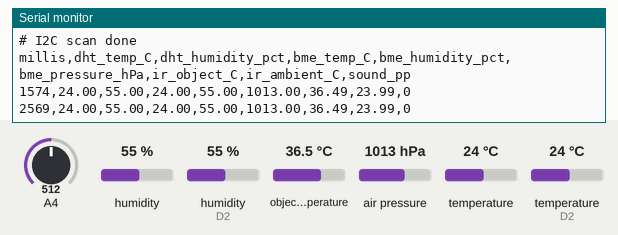
A sketch run on a simulated Arduino Zero (SAMD21). Parts: the last lines printed to the serial monitor. The inputs (shaded band) are chosen by the test bench; at power-on: humidity 55 %, humidity (sensor on D2) 55 %, object temperature 36.5 °C, temperature (sensor on D2) 24 °C, air pressure 1013 hPa, temperature 24 °C, A4 = 512 (analog values on the 0–1023 scale).

Above: at 2.7 s.
2.8 s: humidity (sensor 0) set to 22 %
At 4.1 s:
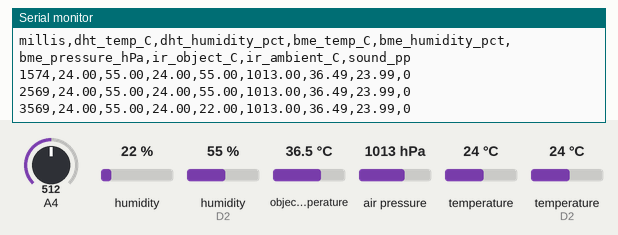
4.3 s: humidity (sensor on D2) set to 22 %
At 5.2 s:
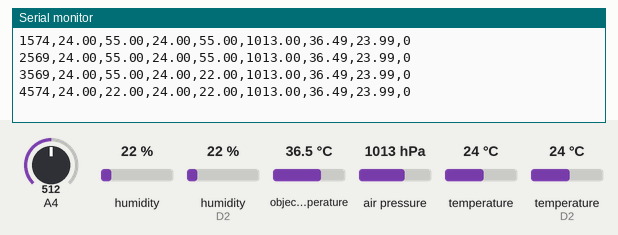
5.8 s: object temperature set to 20 °C
At 7.1 s:
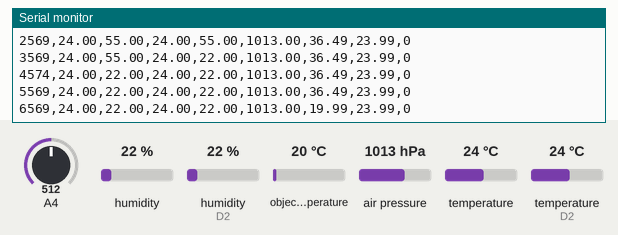
7.3 s: temperature (sensor on D2) set to 12 °C
At 8.4 s:
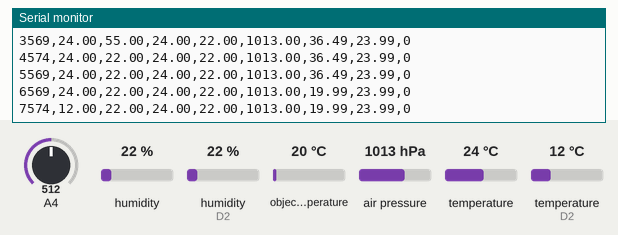
8.8 s: air pressure set to 952 hPa
At 10.0 s:
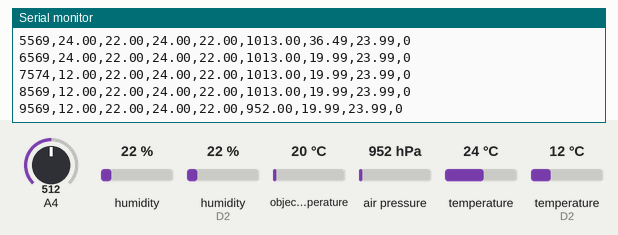
10.3 s: temperature (sensor 0) set to 12 °C
At 10.9 s:
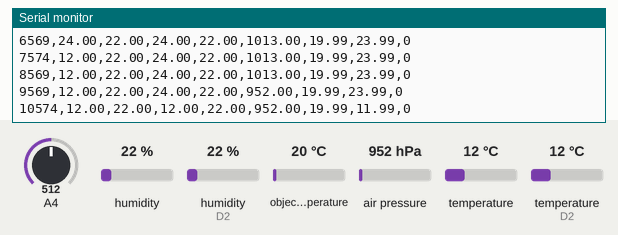
Timing chart, 0 to 12.8 s (numbered marks = the images above; inputs shaded):
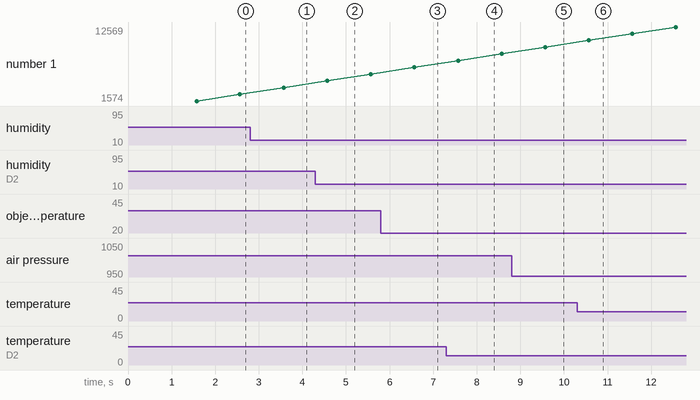

Measured:
- after the input at 2.8 s, the serial monitor: prints a new line after 0.77 s (image 1)
- after the input at 4.3 s, the serial monitor: prints a new line after 0.27 s (image 2)
- after the input at 5.8 s, the serial monitor: prints a new line after 0.77 s (image 3)
- after the input at 7.3 s, the serial monitor: prints a new line after 0.27 s (image 4)
- after the input at 8.8 s, the serial monitor: prints a new line after 0.77 s (image 5)
- after the input at 10.3 s, the serial monitor: prints a new line after 0.27 s (image 6)

The sketch:

courtside_node.ino
```cpp
#include <Arduino.h>
#include <Wire.h>
#include <Adafruit_Sensor.h>
#include <Adafruit_BME280.h>
#include <Adafruit_MLX90614.h>
#include <DHT.h>

// ---------- Pin setup ----------
#define I2C_SDA 21
#define I2C_SCL 20

#define MIC_PIN 4
#define DHT_PIN 2

// If your one-wire temp/humidity sensor is DHT11, change this to DHT11.
#define DHT_TYPE DHT22

#define MIC_WINDOW_MS 50
#define LOG_INTERVAL_MS 1000

Adafruit_BME280 bme;
Adafruit_MLX90614 mlx = Adafruit_MLX90614();
DHT dht(DHT_PIN, DHT_TYPE);

bool bmeOK = false;
bool mlxOK = false;
bool dhtOK = true;

unsigned long lastLog = 0;

float readSoundLevel() {
  unsigned long start = millis();
  int sigMax = 0;
  int sigMin = 4095;

  while (millis() - start < MIC_WINDOW_MS) {
    int s = analogRead(MIC_PIN);
    if (s > sigMax) sigMax = s;
    if (s < sigMin) sigMin = s;
  }

  return (float)(sigMax - sigMin);
}

void scanI2C() {
  Serial.println("# I2C scan starting...");

  int count = 0;

  for (byte address = 1; address < 127; address++) {
    Wire.beginTransmission(address);
    byte error = Wire.endTransmission();

    if (error == 0) {
      Serial.print("# I2C device found at 0x");
      if (address < 16) Serial.print("0");
      Serial.println(address, HEX);
      count++;
    }
  }

  if (count == 0) {
    Serial.println("# No I2C devices found");
  }

  Serial.println("# I2C scan done");
}

void setup() {
  Serial.begin(115200);
  delay(1500);

  analogReadResolution(12);

  Wire.begin(I2C_SDA, I2C_SCL);
  dht.begin();

  scanI2C();

  bmeOK = bme.begin(0x76) || bme.begin(0x77);
  mlxOK = mlx.begin();

  if (!bmeOK) {
    Serial.println("# WARNING: BME280 not found on I2C");
  }

  if (!mlxOK) {
    Serial.println("# WARNING: MLX90614 not found on I2C");
  }

  Serial.println("millis,dht_temp_C,dht_humidity_pct,bme_temp_C,bme_humidity_pct,bme_pressure_hPa,ir_object_C,ir_ambient_C,sound_pp");
}

void loop() {
  if (millis() - lastLog < LOG_INTERVAL_MS) {
    return;
  }

  lastLog = millis();

  float dhtTemp = dht.readTemperature();
  float dhtHum = dht.readHumidity();

  if (isnan(dhtTemp) || isnan(dhtHum)) {
    dhtTemp = NAN;
    dhtHum = NAN;
  }

  float bmeTemp = bmeOK ? bme.readTemperature() : NAN;
  float bmeHum = bmeOK ? bme.readHumidity() : NAN;
  float bmePress = bmeOK ? bme.readPressure() / 100.0F : NAN;

  float irObj = mlxOK ? mlx.readObjectTempC() : NAN;
  float irAmb = mlxOK ? mlx.readAmbientTempC() : NAN;

  float sound = readSoundLevel();

  Serial.print(millis());
  Serial.print(",");

  Serial.print(dhtTemp, 2);
  Serial.print(",");
  Serial.print(dhtHum, 2);
  Serial.print(",");

  Serial.print(bmeTemp, 2);
  Serial.print(",");
  Serial.print(bmeHum, 2);
  Serial.print(",");
  Serial.print(bmePress, 2);
  Serial.print(",");

  Serial.print(irObj, 2);
  Serial.print(",");
  Serial.print(irAmb, 2);
  Serial.print(",");

  Serial.println(sound, 0);
}
```
